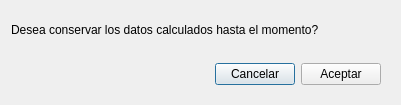
<?xml version="1.0" encoding="UTF-8"?>
<ui version="4.0">
 <class>condition</class>
 <widget class="QDialog" name="condition">
  <property name="geometry">
   <rect>
    <x>0</x>
    <y>0</y>
    <width>401</width>
    <height>105</height>
   </rect>
  </property>
  <property name="windowTitle">
   <string>Dialog</string>
  </property>
  <layout class="QVBoxLayout" name="verticalLayout">
   <item>
    <widget class="QLabel" name="label">
     <property name="text">
      <string>Desea conservar los datos calculados hasta el momento?</string>
     </property>
    </widget>
   </item>
   <item>
    <widget class="QWidget" name="widget" native="true">
     <layout class="QHBoxLayout" name="horizontalLayout">
      <item>
       <spacer name="horizontalSpacer">
        <property name="orientation">
         <enum>Qt::Horizontal</enum>
        </property>
        <property name="sizeHint" stdset="0">
         <size>
          <width>40</width>
          <height>20</height>
         </size>
        </property>
       </spacer>
      </item>
      <item>
       <widget class="QPushButton" name="pushButton_2">
        <property name="text">
         <string>Cancelar</string>
        </property>
       </widget>
      </item>
      <item>
       <widget class="QPushButton" name="pushButton">
        <property name="text">
         <string>Aceptar</string>
        </property>
       </widget>
      </item>
     </layout>
    </widget>
   </item>
  </layout>
 </widget>
 <resources/>
 <connections/>
</ui>
